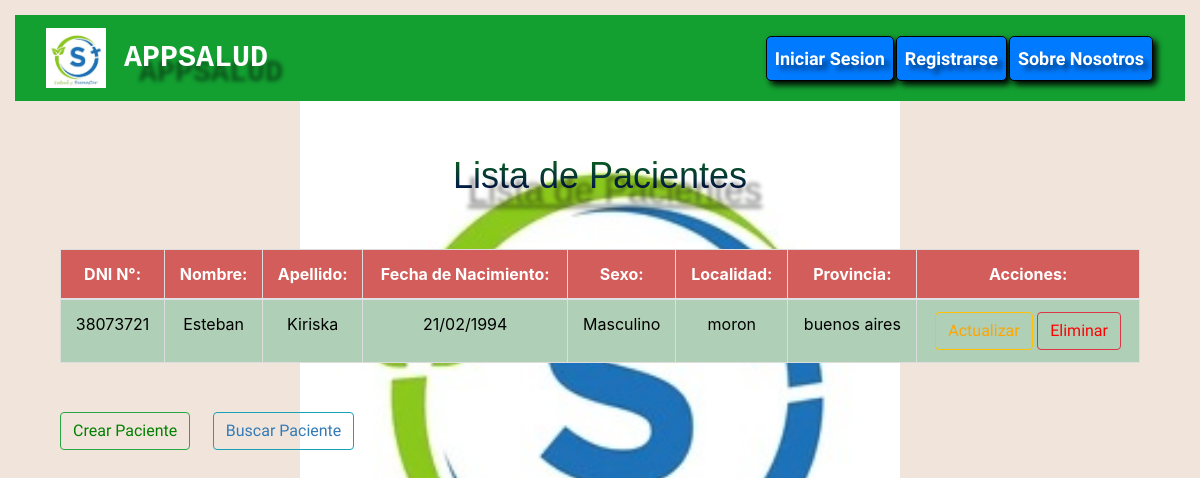
Screenshot of /paciente/ with the database file from the repository.
### AppSalud/models.py (models this page shows, shortened)
class Pacientes(models.Model):
    id_dni = models.IntegerField(primary_key=True)
    nombre_paciente = models.CharField(max_length=30)
    apellido_paciente = models.CharField(max_length=30)
    fecha_nacimiento = models.DateField()
    sexo_paciente = models.CharField(max_length=30)
    id_cobertura = models.ForeignKey(Cobertura, on_delete=models.CASCADE)
    id_localidad = models.ForeignKey(Localidad, on_delete=models.CASCADE)

class Localidad(models.Model):
    localidad = models.CharField(max_length=30)
    provincia = models.CharField(max_length=30)

### AppSalud/views.py (the view)
# urls.py: path('paciente/',views.mostrar_Pacientes,name="Pacientes"),
def mostrar_Pacientes(request):
    paciente = Pacientes.objects.all()
    context = {'paciente': paciente}
    return render(request, 'AppSalud/pacientes.html', context=context)

### AppSalud/Templates/AppSalud/pacientes.html (shortened to what this page needs)
{% extends 'AppSalud/base.html' %}
{% load static %}
{% block codigoDinamico %}
<body style='background-color: #f1e5db;'>
    <div class="container">
        <br>
        <h1><u>Lista de Pacientes</u></h1>
        <br>
        <div class="container">
            <table class="table table-active text-center">
                <thead>
                    <tr>
                        <th scope="col">DNI N°:</th>
                        <th scope="col">Nombre:</th>
                        <th scope="col">Apellido:</th>
                        <th scope="col">Fecha de Nacimiento:</th>
                        <th scope="col">Sexo:</th>
                        <th scope="col">Localidad:</th>
                        <th scope="col">Provincia:</th>
                        <th scope="col">Acciones:</th>
                    </tr>
                </thead>
                <tbody>
                    {% for paciente in paciente %}
                    <tr class="table-success text-center">
                        <td>{{ paciente.id_dni }}</td>
                        <td>{{ paciente.nombre_paciente }}</td>
                        <td>{{ paciente.apellido_paciente }}</td>
                        <td>{{ paciente.fecha_nacimiento|date:"d/m/Y" }}</td>
                        <td>{{ paciente.sexo_paciente }}</td>
                        <td>{{ paciente.id_localidad.localidad }}</td>
                        <td>{{ paciente.id_localidad.provincia }}</td>
                        <td>
                            <a href="{% url 'Actualizar_Paciente' paciente_id=paciente.id_dni %}" class="btn btn-outline-warning" style="color: orange;">Actualizar</a>
                            <a href="{% url 'Eliminar_Paciente' paciente_id=paciente.id_dni %}" class="btn btn-outline-danger" style="color: red;">Eliminar</a>
                        </td>
                    </tr>
                    {% endfor %}
                </tbody>
            </table>
        </div>
        <br>
        <div class="container">
            <a href="{% url 'crear_paciente' %}" class="btn btn-outline-success" style="color: green;">Crear Paciente</a>
            <a href="{% url 'Buscar_Paciente' %}" class="btn btn-outline-info" style="color: #337ab7;">Buscar Paciente</a>
        </div>
    </div>
</body>
{% endblock %}

### AppSalud/static/styles.css (style rules this page uses)
body { background-image: url('salud.jpg'); background-size: 50%; background-position: center ; background-repeat: no-repeat; background-color: rgb(255, 255, 255); padding-left: 15px; padding-right: 15px; padding-top: 15px; padding-bottom: 15px; background-attachment:fixed; }
.container { margin-top: 5px; }
h1 { color: transparent; background: linear-gradient(0deg, #020457, #096b16); -webkit-background-clip: text; background-clip: text; font-size: 36px; text-shadow: 15px 15px 4px rgba(0, 0, 0, 0.5); font-family: 'Lucida Sans', 'Lucida Sans Regular', 'Lucida Grande', 'Lucida Sans Unicode', Geneva, Verdana, sans-serif; text-align: center; background-color: #131212; -webkit-background-clip: text; background-clip: text; }
.table { border-collapse: collapse; width: 100%; margin: 20px 0; font-size: 1rem; text-align: left; background-color: #ffffff; transition: transform 0.2s; }
.table th, .table td { padding: 12px; border: 1px solid #dddddd; }
.table th { background-color: #eb6864; color: white; }

### rows the page displays
Pacientes: id_dni "38073721", nombre_paciente "Esteban", apellido_paciente "Kiriska", fecha_nacimiento "21/02/1994", sexo_paciente "Masculino", id_localidad.localidad "moron", id_localidad.provincia "buenos aires"
